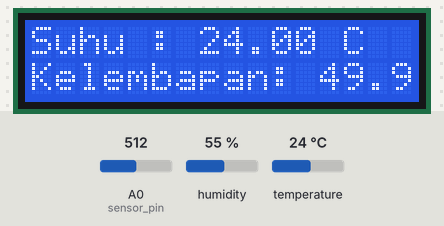
Recording of a sketch running on a simulated ESP8266 (NodeMCU). On the bench: 16×2 character LCD. The inputs (shaded band) are chosen by the test bench; at power-on: temperature 24 °C, A0 (sensor_pin) = 512, humidity 55 %. WiFi joins after 1.5 s; servers stay silent unless stated; what the sketch prints to the serial monitor is not drawn.

Above: at 2.7 s.
2.8 s: temperature set to 12 °C
At 4.9 s:
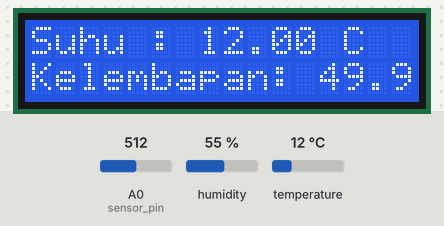
5.8 s: A0 (sensor_pin) set to 716
At 7.8 s:
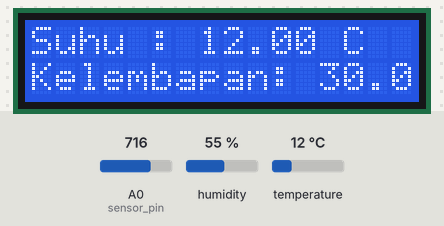
8.4 s: temperature set to 19 °C
At 10.6 s:
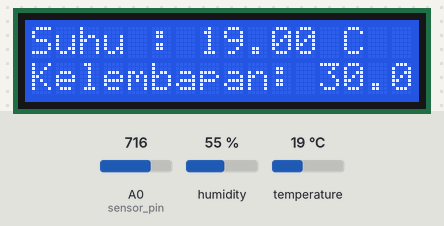
11.1 s: A0 (sensor_pin) set to 900
At 13.5 s:
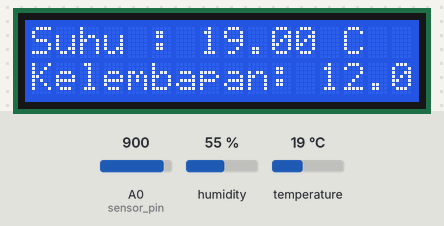
13.8 s: temperature set to 28 °C
At 16.2 s:
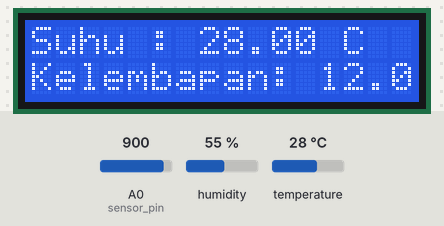
16.5 s: A0 (sensor_pin) set to 1023
At 19.1 s:
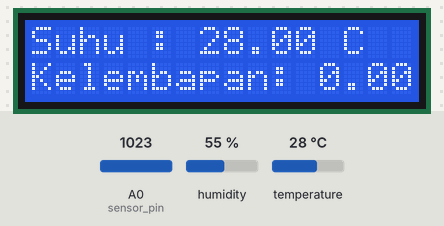
Timing chart, 0 to 20.2 s (numbered marks = the images above; inputs shaded):
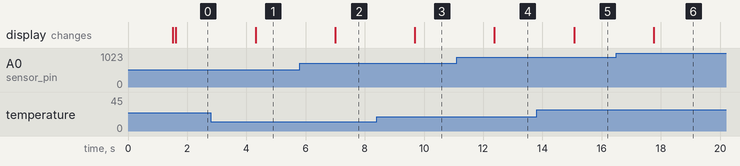

The sketch:

Media_V_2.0.ino
```cpp
#include "DHT.h"
#include <LiquidCrystal_I2C.h>
#include <Wire.h>
#include <ESP8266WiFi.h>
#include <FirebaseESP8266.h>

#include "addons/TokenHelper.h"
#include "addons/RTDBHelper.h"

#define DHTPIN D7
#define DHTTYPE DHT11
#define sensor_pin A0

#define WIFI_SSID "infinergy"
#define WIFI_PASSWORD "okeokeoke"
#define API_KEY "AIzaSyCHUT44crImCjPfvKQaMhCaNjT7d6pxG0U"
#define DATABASE_URL "kknundipxrnb-default-rtdb.firebaseio.com"
#define USER_EMAIL "kknundip@gmail.com"
#define USER_PASSWORD "rnb2022jaya"

//Define Firebase Data object
FirebaseData fbdo;
FirebaseAuth auth;
FirebaseConfig config;

DHT dht(DHTPIN, DHTTYPE);
LiquidCrystal_I2C lcd(0x27, 16, 2);

void setup()
{

  Serial.begin(115200);

  WiFi.begin(WIFI_SSID, WIFI_PASSWORD);
  Serial.print("Connecting to Wi-Fi");
  while (WiFi.status() != WL_CONNECTED)
  {
    Serial.print(".");
    delay(300);
  }
  Serial.println();
  Serial.print("Connected with IP: ");
  Serial.println(WiFi.localIP());
  Serial.println();
  Serial.printf("Firebase Client v%s\n\n", FIREBASE_CLIENT_VERSION);

  config.api_key = API_KEY;

  auth.user.email = USER_EMAIL;
  auth.user.password = USER_PASSWORD;

  config.database_url = DATABASE_URL;
  config.token_status_callback = tokenStatusCallback; //see addons/TokenHelper.h

  dht.begin();
  lcd.begin();
  Firebase.begin(&config, &auth);
}

void loop()
{
  float moisture_percentage;
  float h = dht.readHumidity();
  float temperature = dht.readTemperature();

  moisture_percentage = ( 100.00 - ( (analogRead(sensor_pin)/1023.00) * 100.00 ) );

  lcd.backlight();
  lcd.setCursor(0, 0);
  lcd.print("Suhu : ");
  lcd.setCursor(7, 0);
  lcd.print(temperature);
  lcd.setCursor(13, 0);
  lcd.print("C ");
  lcd.setCursor(0, 1);
  lcd.print("Kelembapan:");
  lcd.setCursor(12, 1);
  lcd.print(moisture_percentage);

  if (Firebase.ready())
  {
     if (Firebase.RTDB.setFloat(&fbdo, "Monitoring/Variabel/Media/2/Suhu", temperature)){
      Serial.println("PASSED");
      Serial.println("PATH: " + fbdo.dataPath());
      Serial.println("TYPE: " + fbdo.dataType());
    }
    else {
      Serial.println("FAILED");
      Serial.println("REASON: " + fbdo.errorReason());
    }
    if (Firebase.RTDB.setFloat(&fbdo, "Monitoring/Variabel/Media/2/Kelembapan", moisture_percentage)){
      Serial.println("PASSED");
      Serial.println("PATH: " + fbdo.dataPath());
      Serial.println("TYPE: " + fbdo.dataType());
    }
    else {
      Serial.println("FAILED");
      Serial.println("REASON: " + fbdo.errorReason());
    }
  }
  delay(1000);
}
```

Measured:
- after the input at 2.8 s, the display: changes after 1.5 s (image 1)
- after the input at 5.8 s, the display: changes after 1.2 s (image 2)
- after the input at 8.4 s, the display: changes after 1.3 s (image 3)
- after the input at 11.1 s, the display: changes after 1.3 s (image 4)
- after the input at 13.8 s, the display: changes after 1.3 s (image 5)
- after the input at 16.5 s, the display: changes after 1.3 s (image 6)
